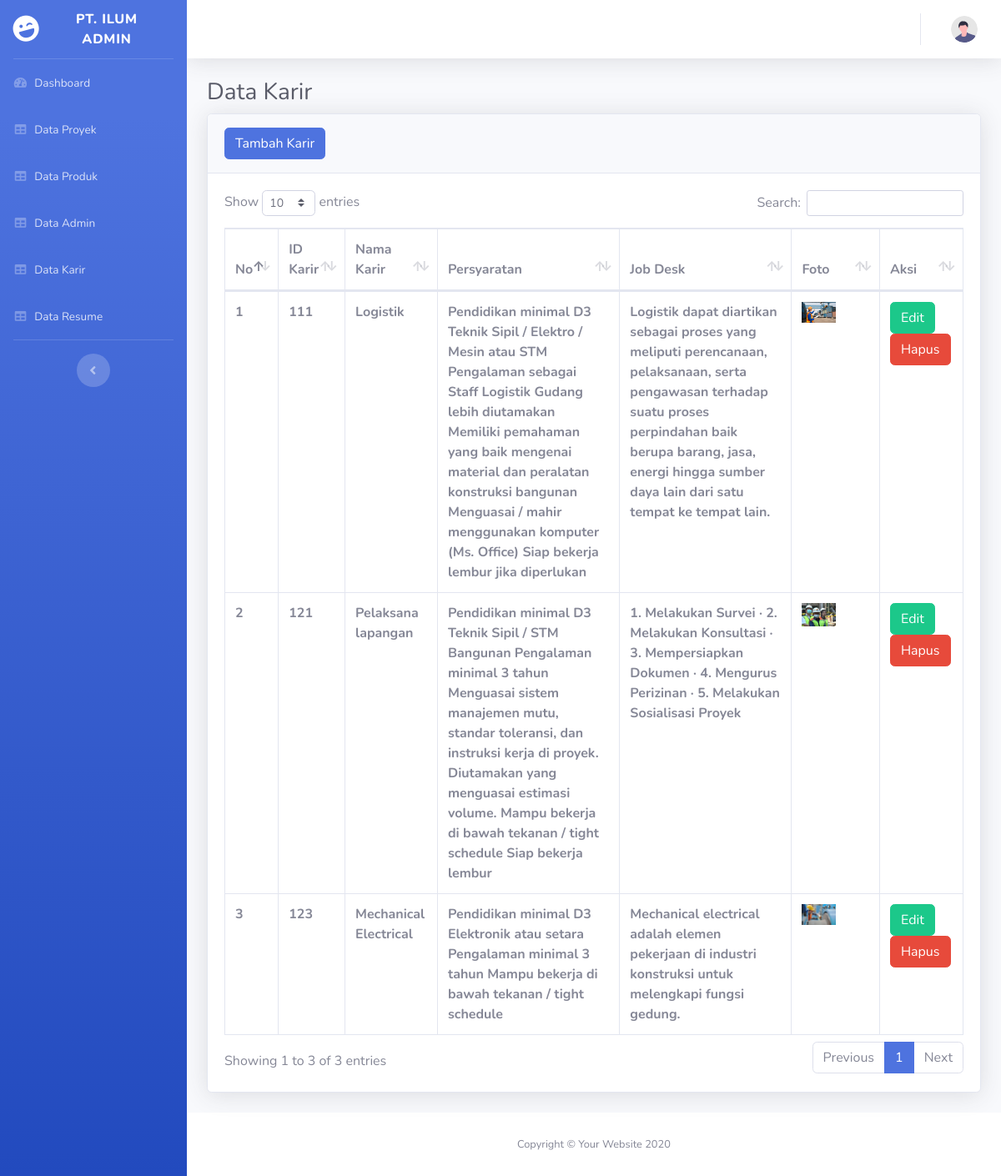
/admin/datakarir.php, run on the app's committed database.
### tables this page shows
CREATE TABLE `karir` (
  `ID_loker` int(3) NOT NULL,
  `Nama_peker` text NOT NULL,
  `syarat` text NOT NULL,
  `jobdesk` text NOT NULL,
  `gambar` varchar(255) NOT NULL
);

### admin/datakarir.php (the view, shortened to what this page needs)
<?php
include "../config.php";
?>
<!DOCTYPE html>
<html lang="en">
<head>
  <link href="vendor/fontawesome-free/css/all.min.css" rel="stylesheet" type="text/css" />
  <link href="css/sb-admin-2.min.css" rel="stylesheet" />
  <link href="vendor/datatables/dataTables.bootstrap4.min.css" rel="stylesheet" />
</head>
<body id="page-top">
  <div id="wrapper">
    <ul class="navbar-nav bg-gradient-primary sidebar sidebar-dark accordion" id="accordionSidebar">
      <a class="sidebar-brand d-flex align-items-center justify-content-center" href="dashboard.php">
        <div class="sidebar-brand-icon rotate-n-15">
          <i class="fas fa-laugh-wink"></i>
        </div>
        <div class="sidebar-brand-text mx-3">PT. ILUM Admin</div>
      </a>
      <hr class="sidebar-divider my-0" />
      <li class="nav-item">
        <a class="nav-link" href="dashboard.php">
          <i class="fas fa-fw fa-tachometer-alt"></i>
          <span>Dashboard</span></a>
      </li>
      <li class="nav-item">
        <a class="nav-link" href="dataproyek.php">
          <i class="fas fa-fw fa-table"></i>
          <span>Data Proyek</span></a>
      </li>
      <li class="nav-item">
        <a class="nav-link" href="dataproduk.php">
          <i class="fas fa-fw fa-table"></i>
          <span>Data Produk</span></a>
      </li>
      <li class="nav-item">
        <a class="nav-link" href="dataadmin.php">
          <i class="fas fa-fw fa-table"></i>
          <span>Data Admin</span></a>
      </li>
      <li class="nav-item">
        <a class="nav-link" href="datakarir.php">
          <i class="fas fa-fw fa-table"></i>
          <span>Data Karir</span></a>
      </li>
      <li class="nav-item">
        <a class="nav-link" href="dataresume.php">
          <i class="fas fa-fw fa-table"></i>
          <span>Data Resume</span></a>
      </li>
      <hr class="sidebar-divider d-none d-md-block" />
      <div class="text-center d-none d-md-inline">
        <button class="rounded-circle border-0" id="sidebarToggle"></button>
      </div>
    </ul>
    <div id="content-wrapper" class="d-flex flex-column">
      <div id="content">
        <nav class="navbar navbar-expand navbar-light bg-white topbar mb-4 static-top shadow">
          <ul class="navbar-nav ml-auto">
            <li class="nav-item dropdown no-arrow">
              <a class="nav-link dropdown-toggle" href="#" id="userDropdown" role="button" data-toggle="dropdown" aria-haspopup="true" aria-expanded="false">
                <img class="img-profile rounded-circle" src="img/undraw_profile.svg" />
              </a>
            </li>
          </ul>
        </nav>
        <div class="container-fluid">
          <h1 class="h3 mb-2 text-gray-800">Data Karir</h1>
          <div class="card shadow mb-4">
            <div class="card-header py-3">
              <a href="tambahkarir.php" class="btn btn-primary">Tambah Karir</a>
            </div>
            <div class="card-body">
              <div class="table-responsive">
                <table class="table table-bordered" id="dataTable" width="100%" cellspacing="0">
                  <thead>
                    <tr>
                      <th>No</th>
                      <th>ID Karir</th>
                      <th>Nama Karir</th>
                      <th>Persyaratan</th>
                      <th>Job Desk</th>
                      <th>Foto</th>
                      <th>Aksi</th>
                    </tr>
                  </thead>
                  <?php
                  $i = 1;
                  $data = mysqli_query($sambungin, "SELECT * FROM karir");
                  while ($d = mysqli_fetch_array($data)) {
                  ?>
                    <tr>
                      <th><?php echo $i++; ?></th>
                      <th><?php echo $d['ID_loker']; ?></th>
                      <th><?php echo $d['Nama_peker']; ?></th>
                      <th><?php echo $d['syarat']; ?></th>
                      <th><?php echo $d['jobdesk']; ?></th>
                      <th><img style="width: 50% " src="upload/<?php echo $d['gambar']; ?>"></th>
                      <th>
                        <a href="editkarir.php?ID_loker=<?php echo $d['ID_loker'] ?>" class="btn btn-success">Edit</a>
                        <a href="hapuskarir.php?ID_loker=<?php echo $d['ID_loker'] ?>" class="btn btn-danger" onclick="return confirm('Yakin Akan Dihapus?')">Hapus</a>
                      </th>
                    </tr>
                  <?php
                  }
                  ?>
                </table>
              </div>
            </div>
          </div>
        </div>
      </div>
      <footer class="sticky-footer bg-white">
        <div class="container my-auto">
          <div class="copyright text-center my-auto">
            <span>Copyright &copy; Your Website 2020</span>
          </div>
        </div>
      </footer>
    </div>
  </div>
</body>
</html>

### data on the page
karir: ID_loker "111", Nama_peker "Logistik", syarat "Pendidikan minimal D3 Teknik Sipil / Elektro / Mesin atau STM Pengalaman sebagai Staff Logistik Gudang lebih diutamakan Memiliki pemahaman yang baik mengenai material dan peralatan konstruksi bangunan Menguasai / mahir menggunakan komputer (Ms. Office) Siap bekerja lembur jika diperlukan", jobdesk "Logistik dapat diartikan sebagai proses yang meliputi perencanaan, pelaksanaan, serta pengawasan terhadap suatu proses perpindahan baik berupa barang, jasa, energi hingga sumber daya lain dari satu tempat ke tempat lain.", gambar (picture)
karir: ID_loker "121", Nama_peker "Pelaksana lapangan", syarat "Pendidikan minimal D3 Teknik Sipil / STM Bangunan Pengalaman minimal 3 tahun Menguasai sistem manajemen mutu, standar toleransi, dan instruksi kerja di proyek. Diutamakan yang menguasai estimasi volume. Mampu bekerja di bawah tekanan / tight schedule Siap bekerja lembur", jobdesk "1. Melakukan Survei · 2. Melakukan Konsultasi · 3. Mempersiapkan Dokumen · 4. Mengurus Perizinan · 5. Melakukan Sosialisasi Proyek", gambar (picture)
karir: ID_loker "123", Nama_peker "Mechanical Electrical", syarat "Pendidikan minimal D3 Elektronik atau setara Pengalaman minimal 3 tahun Mampu bekerja di bawah tekanan / tight schedule", jobdesk "Mechanical electrical adalah elemen pekerjaan di industri konstruksi untuk melengkapi fungsi gedung.", gambar (picture)
